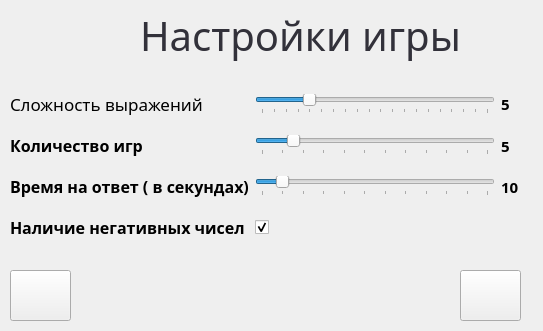
<?xml version="1.0" encoding="UTF-8"?>
<ui version="4.0">
 <class>InequalitySett</class>
 <widget class="QWidget" name="InequalitySett">
  <property name="geometry">
   <rect>
    <x>0</x>
    <y>0</y>
    <width>543</width>
    <height>331</height>
   </rect>
  </property>
  <property name="windowTitle">
   <string>Form</string>
  </property>
  <widget class="QWidget" name="layoutWidget">
   <property name="geometry">
    <rect>
     <x>10</x>
     <y>80</y>
     <width>521</width>
     <height>171</height>
    </rect>
   </property>
   <layout class="QGridLayout" name="gridLayout">
    <item row="3" column="0">
     <widget class="QLabel" name="label_4">
      <property name="font">
       <font>
        <family>Segoe UI Black</family>
        <pointsize>12</pointsize>
        <weight>75</weight>
        <bold>true</bold>
       </font>
      </property>
      <property name="text">
       <string>Наличие негативных чисел</string>
      </property>
     </widget>
    </item>
    <item row="0" column="0">
     <widget class="QLabel" name="label">
      <property name="font">
       <font>
        <family>Segoe UI Black</family>
        <pointsize>13</pointsize>
       </font>
      </property>
      <property name="text">
       <string>Сложность выражений</string>
      </property>
     </widget>
    </item>
    <item row="0" column="1">
     <widget class="QSlider" name="comp">
      <property name="sizePolicy">
       <sizepolicy hsizetype="Fixed" vsizetype="Fixed">
        <horstretch>0</horstretch>
        <verstretch>0</verstretch>
       </sizepolicy>
      </property>
      <property name="minimumSize">
       <size>
        <width>240</width>
        <height>0</height>
       </size>
      </property>
      <property name="maximumSize">
       <size>
        <width>240</width>
        <height>16777215</height>
       </size>
      </property>
      <property name="minimum">
       <number>1</number>
      </property>
      <property name="maximum">
       <number>20</number>
      </property>
      <property name="pageStep">
       <number>20</number>
      </property>
      <property name="value">
       <number>5</number>
      </property>
      <property name="sliderPosition">
       <number>5</number>
      </property>
      <property name="tracking">
       <bool>true</bool>
      </property>
      <property name="orientation">
       <enum>Qt::Horizontal</enum>
      </property>
      <property name="tickPosition">
       <enum>QSlider::TicksBelow</enum>
      </property>
      <property name="tickInterval">
       <number>1</number>
      </property>
     </widget>
    </item>
    <item row="1" column="1">
     <widget class="QSlider" name="games">
      <property name="sizePolicy">
       <sizepolicy hsizetype="Fixed" vsizetype="Fixed">
        <horstretch>0</horstretch>
        <verstretch>0</verstretch>
       </sizepolicy>
      </property>
      <property name="minimumSize">
       <size>
        <width>240</width>
        <height>0</height>
       </size>
      </property>
      <property name="minimum">
       <number>2</number>
      </property>
      <property name="maximum">
       <number>24</number>
      </property>
      <property name="singleStep">
       <number>2</number>
      </property>
      <property name="pageStep">
       <number>22</number>
      </property>
      <property name="value">
       <number>5</number>
      </property>
      <property name="orientation">
       <enum>Qt::Horizontal</enum>
      </property>
      <property name="tickPosition">
       <enum>QSlider::TicksBelow</enum>
      </property>
      <property name="tickInterval">
       <number>2</number>
      </property>
     </widget>
    </item>
    <item row="0" column="2">
     <widget class="QLabel" name="compv">
      <property name="font">
       <font>
        <family>Segoe UI Black</family>
        <pointsize>11</pointsize>
        <weight>75</weight>
        <bold>true</bold>
       </font>
      </property>
      <property name="text">
       <string>5</string>
      </property>
     </widget>
    </item>
    <item row="1" column="2">
     <widget class="QLabel" name="gamesv">
      <property name="font">
       <font>
        <family>Segoe UI Black</family>
        <pointsize>11</pointsize>
        <weight>75</weight>
        <bold>true</bold>
       </font>
      </property>
      <property name="text">
       <string>5</string>
      </property>
     </widget>
    </item>
    <item row="2" column="0">
     <widget class="QLabel" name="label_3">
      <property name="font">
       <font>
        <family>Segoe UI Black</family>
        <pointsize>12</pointsize>
        <weight>75</weight>
        <bold>true</bold>
       </font>
      </property>
      <property name="text">
       <string>Время на ответ ( в секундах)</string>
      </property>
     </widget>
    </item>
    <item row="2" column="2">
     <widget class="QLabel" name="timev">
      <property name="font">
       <font>
        <family>Segoe UI Black</family>
        <pointsize>11</pointsize>
        <weight>75</weight>
        <bold>true</bold>
       </font>
      </property>
      <property name="text">
       <string>10</string>
      </property>
     </widget>
    </item>
    <item row="2" column="1">
     <widget class="QSlider" name="time">
      <property name="sizePolicy">
       <sizepolicy hsizetype="Fixed" vsizetype="Fixed">
        <horstretch>0</horstretch>
        <verstretch>0</verstretch>
       </sizepolicy>
      </property>
      <property name="minimumSize">
       <size>
        <width>240</width>
        <height>0</height>
       </size>
      </property>
      <property name="minimum">
       <number>5</number>
      </property>
      <property name="maximum">
       <number>60</number>
      </property>
      <property name="singleStep">
       <number>5</number>
      </property>
      <property name="pageStep">
       <number>55</number>
      </property>
      <property name="value">
       <number>10</number>
      </property>
      <property name="sliderPosition">
       <number>10</number>
      </property>
      <property name="orientation">
       <enum>Qt::Horizontal</enum>
      </property>
      <property name="tickPosition">
       <enum>QSlider::TicksBelow</enum>
      </property>
      <property name="tickInterval">
       <number>5</number>
      </property>
     </widget>
    </item>
    <item row="3" column="1">
     <widget class="QCheckBox" name="neg">
      <property name="text">
       <string/>
      </property>
      <property name="checked">
       <bool>true</bool>
      </property>
      <property name="tristate">
       <bool>false</bool>
      </property>
     </widget>
    </item>
    <item row="1" column="0">
     <widget class="QLabel" name="label_2">
      <property name="font">
       <font>
        <family>Segoe UI Black</family>
        <pointsize>12</pointsize>
        <weight>75</weight>
        <bold>true</bold>
       </font>
      </property>
      <property name="text">
       <string>Количество игр</string>
      </property>
     </widget>
    </item>
   </layout>
  </widget>
  <widget class="QPushButton" name="start">
   <property name="geometry">
    <rect>
     <x>10</x>
     <y>270</y>
     <width>61</width>
     <height>51</height>
    </rect>
   </property>
   <property name="cursor">
    <cursorShape>PointingHandCursor</cursorShape>
   </property>
   <property name="text">
    <string/>
   </property>
   <property name="icon">
    <iconset resource="imgfiles.qrc">
     <normaloff>:/images/foto/Button-Previous-icon.png</normaloff>:/images/foto/Button-Previous-icon.png</iconset>
   </property>
   <property name="iconSize">
    <size>
     <width>45</width>
     <height>45</height>
    </size>
   </property>
  </widget>
  <widget class="QPushButton" name="back">
   <property name="geometry">
    <rect>
     <x>460</x>
     <y>270</y>
     <width>61</width>
     <height>51</height>
    </rect>
   </property>
   <property name="cursor">
    <cursorShape>PointingHandCursor</cursorShape>
   </property>
   <property name="text">
    <string/>
   </property>
   <property name="icon">
    <iconset resource="imgfiles.qrc">
     <normaloff>:/images/foto/Button-Delete-icon (1).png</normaloff>:/images/foto/Button-Delete-icon (1).png</iconset>
   </property>
   <property name="iconSize">
    <size>
     <width>45</width>
     <height>45</height>
    </size>
   </property>
  </widget>
  <widget class="QLabel" name="label_8">
   <property name="geometry">
    <rect>
     <x>130</x>
     <y>10</y>
     <width>341</width>
     <height>51</height>
    </rect>
   </property>
   <property name="palette">
    <palette>
     <active>
      <colorrole role="WindowText">
       <brush brushstyle="SolidPattern">
        <color alpha="255">
         <red>50</red>
         <green>49</green>
         <blue>58</blue>
        </color>
       </brush>
      </colorrole>
      <colorrole role="Text">
       <brush brushstyle="SolidPattern">
        <color alpha="255">
         <red>192</red>
         <green>135</green>
         <blue>50</blue>
        </color>
       </brush>
      </colorrole>
      <colorrole role="ButtonText">
       <brush brushstyle="SolidPattern">
        <color alpha="255">
         <red>192</red>
         <green>135</green>
         <blue>50</blue>
        </color>
       </brush>
      </colorrole>
      <colorrole role="ToolTipText">
       <brush brushstyle="SolidPattern">
        <color alpha="255">
         <red>192</red>
         <green>135</green>
         <blue>50</blue>
        </color>
       </brush>
      </colorrole>
     </active>
     <inactive>
      <colorrole role="WindowText">
       <brush brushstyle="SolidPattern">
        <color alpha="255">
         <red>50</red>
         <green>49</green>
         <blue>58</blue>
        </color>
       </brush>
      </colorrole>
      <colorrole role="Text">
       <brush brushstyle="SolidPattern">
        <color alpha="255">
         <red>192</red>
         <green>135</green>
         <blue>50</blue>
        </color>
       </brush>
      </colorrole>
      <colorrole role="ButtonText">
       <brush brushstyle="SolidPattern">
        <color alpha="255">
         <red>192</red>
         <green>135</green>
         <blue>50</blue>
        </color>
       </brush>
      </colorrole>
      <colorrole role="ToolTipText">
       <brush brushstyle="SolidPattern">
        <color alpha="255">
         <red>192</red>
         <green>135</green>
         <blue>50</blue>
        </color>
       </brush>
      </colorrole>
     </inactive>
     <disabled>
      <colorrole role="WindowText">
       <brush brushstyle="SolidPattern">
        <color alpha="255">
         <red>120</red>
         <green>120</green>
         <blue>120</blue>
        </color>
       </brush>
      </colorrole>
      <colorrole role="Text">
       <brush brushstyle="SolidPattern">
        <color alpha="255">
         <red>120</red>
         <green>120</green>
         <blue>120</blue>
        </color>
       </brush>
      </colorrole>
      <colorrole role="ButtonText">
       <brush brushstyle="SolidPattern">
        <color alpha="255">
         <red>120</red>
         <green>120</green>
         <blue>120</blue>
        </color>
       </brush>
      </colorrole>
      <colorrole role="ToolTipText">
       <brush brushstyle="SolidPattern">
        <color alpha="255">
         <red>192</red>
         <green>135</green>
         <blue>50</blue>
        </color>
       </brush>
      </colorrole>
     </disabled>
    </palette>
   </property>
   <property name="font">
    <font>
     <family>Impact</family>
     <pointsize>30</pointsize>
     <weight>50</weight>
     <italic>false</italic>
     <bold>false</bold>
     <stylestrategy>PreferAntialias</stylestrategy>
    </font>
   </property>
   <property name="frameShape">
    <enum>QFrame::NoFrame</enum>
   </property>
   <property name="frameShadow">
    <enum>QFrame::Plain</enum>
   </property>
   <property name="lineWidth">
    <number>15</number>
   </property>
   <property name="midLineWidth">
    <number>6</number>
   </property>
   <property name="text">
    <string>Настройки игры</string>
   </property>
   <property name="alignment">
    <set>Qt::AlignCenter</set>
   </property>
  </widget>
 </widget>
 <resources>
  <include location="imgfiles.qrc"/>
 </resources>
 <connections/>
</ui>
